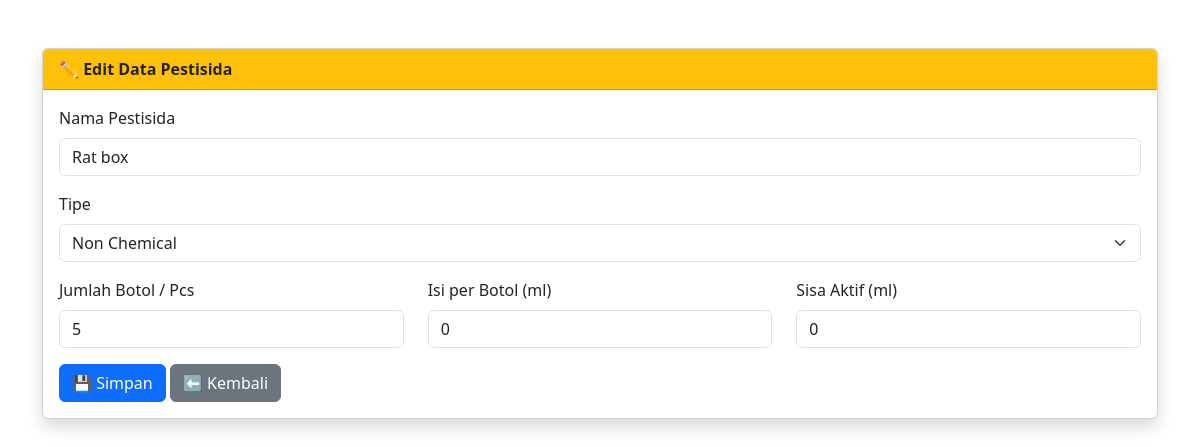
Screenshot of /edit_pestisida.php?id=23 with the database file from the repository.
### tables this page shows
CREATE TABLE `pestisida` (
  `id_pestisida` int(11) NOT NULL,
  `nama_customer` varchar(100) DEFAULT NULL,
  `nama_teknisi` varchar(100) DEFAULT NULL,
  `jenis_kontrol` varchar(50) DEFAULT NULL,
  `target` varchar(100) DEFAULT NULL,
  `kategori` enum('insect control','rodent') NOT NULL,
  `tipe` enum('non chemical','pestisida') NOT NULL,
  `nama_pestisida` varchar(100) DEFAULT NULL,
  `metode` varchar(100) DEFAULT NULL,
  `nama` varchar(100) NOT NULL,
  `jumlah_botol` int(11) DEFAULT 0,
  `isi_per_botol_ml` int(11) DEFAULT 0,
  `sisa_ml` int(11) DEFAULT 0,
  `tanggal` date DEFAULT curdate(),
  `tanggal_update` date DEFAULT curdate()
);

### edit_pestisida.php (the view, shortened to what this page needs)
<?php
include "koneksi.php";
$id = $_GET['id'] ?? 0;
$q = mysqli_query($koneksi, "SELECT * FROM pestisida WHERE id_pestisida='$id'");
$data = mysqli_fetch_assoc($q);
?>
<!DOCTYPE html>
<html lang="id">
<head>
  <link href="https://cdn.jsdelivr.net/npm/bootstrap@5.3.0/dist/css/bootstrap.min.css" rel="stylesheet">
</head>
<body class="container mt-5">
<div class="card shadow">
  <div class="card-header bg-warning fw-bold">✏ Edit Data Pestisida</div>
  <div class="card-body">
    <form method="post">
      <div class="mb-3">
        <label class="form-label">Nama Pestisida</label>
        <input type="text" name="nama_pestisida" value="<?= htmlspecialchars($data['nama_pestisida']) ?>" class="form-control" required>
      </div>
      <div class="mb-3">
        <label class="form-label">Tipe</label>
        <select name="tipe" class="form-select" required>
          <option value="non chemical" <?= $data['tipe']=='non chemical'?'selected':'' ?>>Non Chemical</option>
        </select>
      </div>
      <div class="row">
        <div class="col-md-4 mb-3">
          <label class="form-label">Jumlah Botol / Pcs</label>
          <input type="number" name="jumlah_botol" value="<?= $data['jumlah_botol'] ?>" class="form-control" required>
        </div>
        <div class="col-md-4 mb-3">
          <label class="form-label">Isi per Botol (ml)</label>
          <input type="number" name="isi_per_botol_ml" value="<?= $data['isi_per_botol_ml'] ?>" class="form-control">
        </div>
        <div class="col-md-4 mb-3">
          <label class="form-label">Sisa Aktif (ml)</label>
          <input type="number" name="sisa_ml" value="<?= $data['sisa_ml'] ?>" class="form-control" readonly>
        </div>
      </div>
      <button type="submit" name="simpan" class="btn btn-primary">💾 Simpan</button>
      <a href="data_pestisida.php" class="btn btn-secondary">⬅ Kembali</a>
    </form>
  </div>
</div>
</body>
</html>

### rows the page displays
pestisida: nama_pestisida "Rat box", tipe "Non Chemical", jumlah_botol "5", isi_per_botol_ml "0", sisa_ml "0"
